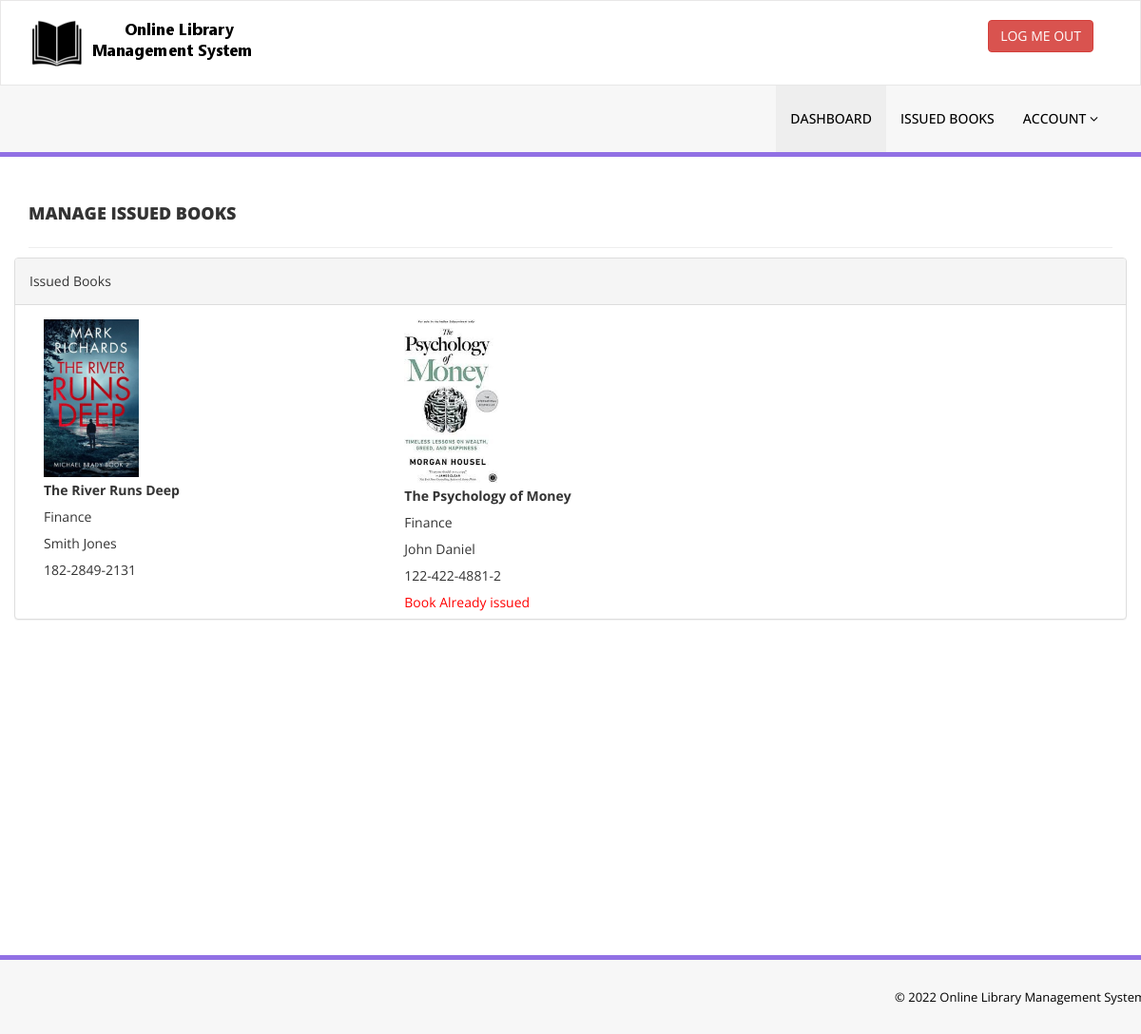
Screenshot of /listed-books.php (signed in) with the database file from the repository.
### tables this page shows
CREATE TABLE `tblbooks` (
  `id` int(11) NOT NULL,
  `BookName` varchar(255) DEFAULT NULL,
  `CatId` int(11) DEFAULT NULL,
  `AuthorId` int(11) DEFAULT NULL,
  `ISBNNumber` varchar(25) DEFAULT NULL,
  `BookPrice` decimal(10,2) DEFAULT NULL,
  `publisher` varchar(255) DEFAULT NULL,
  `bookImage` varchar(250) NOT NULL,
  `isIssued` int(1) DEFAULT NULL,
  `RegDate` timestamp NULL DEFAULT current_timestamp(),
  `UpdationDate` timestamp NULL DEFAULT NULL ON UPDATE current_timestamp()
);

CREATE TABLE `tblcategory` (
  `id` int(11) NOT NULL,
  `CategoryName` varchar(150) DEFAULT NULL,
  `Status` int(1) DEFAULT NULL,
  `CreationDate` timestamp NULL DEFAULT current_timestamp(),
  `UpdationDate` timestamp NULL DEFAULT '0000-00-00 00:00:00' ON UPDATE current_timestamp()
);

CREATE TABLE `tblauthors` (
  `id` int(11) NOT NULL,
  `AuthorName` varchar(159) DEFAULT NULL,
  `creationDate` timestamp NULL DEFAULT current_timestamp(),
  `UpdationDate` timestamp NULL DEFAULT NULL ON UPDATE current_timestamp()
);

### listed-books.php (the view, shortened to what this page needs)
<?php
include('includes/config.php');
if(strlen($_SESSION['login'])==0)
    {
header('location:index.php');
}
else{
    ?>
<!DOCTYPE html>
<html xmlns="http://www.w3.org/1999/xhtml">
<head>
    <link href="assets/css/bootstrap.css" rel="stylesheet" />
    <link href="assets/css/font-awesome.css" rel="stylesheet" />
    <link href="assets/js/dataTables/dataTables.bootstrap.css" rel="stylesheet" />
    <link href="assets/css/style.css" rel="stylesheet" />
</head>
<body>
<?php include('includes/header.php');?>
    <div class="content-wrapper">
         <div class="container">
        <div class="row pad-botm">
            <div class="col-md-12">
                <h4 class="header-line">Manage Issued Books</h4>
    </div>
            <div class="row">
                <div class="col-md-12">
                    <div class="panel panel-default">
                        <div class="panel-heading">
                          Issued Books
                        </div>
                        <div class="panel-body">
<?php $sql = "SELECT tblbooks.BookName,tblcategory.CategoryName,tblauthors.AuthorName,tblbooks.ISBNNumber,tblbooks.BookPrice,tblbooks.id as bookid,tblbooks.bookImage,tblbooks.isIssued from  tblbooks join tblcategory on tblcategory.id=tblbooks.CatId join tblauthors on tblauthors.id=tblbooks.AuthorId";
$query = $dbh -> prepare($sql);
$query->execute();
$results=$query->fetchAll(PDO::FETCH_OBJ);
$cnt=1;
if($query->rowCount() > 0)
{
foreach($results as $result)
{               ?>
<div class="col-md-4" style="float:left; height:300px;">
<img src="admin/bookimg/<?php echo htmlentities($result->bookImage);?>" width="100">
                                                <br /><b><?php echo htmlentities($result->BookName);?></b><br />
                                                <?php echo htmlentities($result->CategoryName);?><br />
                                            <?php echo htmlentities($result->AuthorName);?><br />
                                            <?php echo htmlentities($result->ISBNNumber);?><br />
                                                <?php if($result->isIssued=='1'): ?>
<p style="color:red;">Book Already issued</p>
<?php endif;?>
                            </div>
                                <?php $cnt=$cnt+1;}} ?>
                        </div>
                    </div>
                </div>
            </div>
    </div>
    </div>
    </div>
  <?php include('includes/footer.php');?>
</body>
</html>
<?php } ?>

### assets/css/style.css (style rules this page uses)
.content-wrapper { margin-top: 40px; min-height:800px; padding-bottom:90px; }
.header-line { font-weight:900; padding-bottom:25px; border-bottom:1px solid #eeeeee; text-transform:uppercase; }
.pad-botm { padding-bottom:30px; }

### rows the page displays
tblbooks: bookImage (picture), BookName "The River Runs Deep", tblcategory.CategoryName "Finance", AuthorId.AuthorName "Smith Jones", ISBNNumber "182-2849-2131"
tblbooks: bookImage (picture), BookName "The Psychology of Money", tblcategory.CategoryName "Finance", AuthorId.AuthorName "John Daniel", ISBNNumber "122-422-4881-2", isIssued "Book Already issued"
